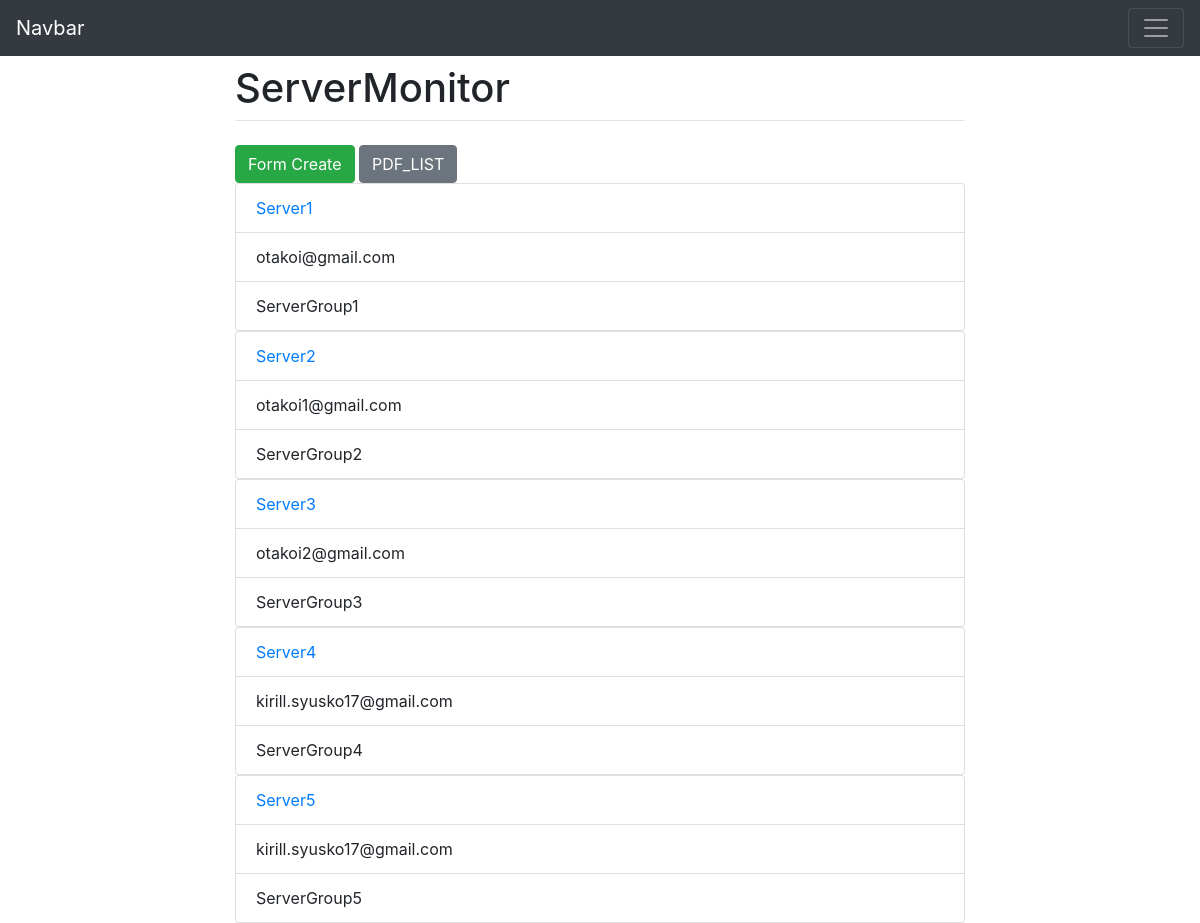
The page / on the database its author committed.
### comments/models.py (models this page shows, shortened)
class ServMonitor(models.Model):
    name = models.CharField("Имя", max_length=150)
    time = models.TimeField()
    type = models.CharField("Тип оповещения", max_length=150)
    email = models.EmailField()
    group = models.CharField("Группа серверов", max_length=150)
    group_type = models.CharField("Тип группы серверов", max_length=150)
    gps = models.GenericIPAddressField()
    url = models.SlugField(max_length=160, unique=True, null=False)
    draft = models.BooleanField("Черновик", default=False)
    def get_absolute_url(self):
        return reverse("serv_mon_detail", kwargs={"slug": self.url})

### comments/views.py (the view)
# urls.py: path("", views.ServMonView.as_view(), name='serv_mon_list'),
class ServMonView(ListView):
    model = ServMonitor
    queryset = ServMonitor.objects.filter(draft=False)

### comments/templates/comments/servmonitor_list.html
{% extends 'comments/base.html' %}
{% block content %}
  <a href="{% url 'serv_mon_add' %}" class='btn btn-success'>Form Create </a>
  <a href="{% url 'pdf_list' %}"class='btn btn-secondary'>PDF_LIST</a>
  {% for servmonitor in servmonitor_list %}
    <div class="otakoi">
      <ul class="list-group">
        <a href="{{ servmonitor.get_absolute_url }}" class="list-group-item">{{ servmonitor.name }}</a>
        <li class="list-group-item">{{ servmonitor.email}}</li>
        <li class="list-group-item">{{ servmonitor.group }}</li>
      </ul>
    </div>
  {% endfor %}
{% endblock content%}

### comments/templates/comments/base.html (shortened to what this page needs)
<!DOCTYPE html>
<html lang="en" dir="ltr">
  <head>
    <link rel="stylesheet" href="https://stackpath.bootstrapcdn.com/bootstrap/4.1.3/css/bootstrap.min.css">
  </head>
  <body>
    {% include 'include/header.html' %}
    <div class="container">
      <div class="row justify-content-center">
        <div class="col-8">
          <h1 class="mt-2">ServerMonitor</h1>
          <hr class="mt-0 mb-4">
          {% block content %}
          {% endblock content %}
        </div>
      </div>
    </div>
  </body>
</html>

### comments/templates/include/header.html (shortened to what this page needs)
<nav class="navbar navbar-dark bg-dark">
  <a class="navbar-brand" href="#">Navbar</a>
  <button class="navbar-toggler" type="button" data-toggle="collapse" data-target="#navbarSupportedContent" aria-controls="navbarSupportedContent" aria-expanded="false" aria-label="Toggle navigation">
    <span class="navbar-toggler-icon"></span>
  </button>
</nav>

### rows shown on the page
ServMonitor: name "Server1", email "otakoi@gmail.com", group "ServerGroup1"
ServMonitor: name "Server2", email "otakoi1@gmail.com", group "ServerGroup2"
ServMonitor: name "Server3", email "otakoi2@gmail.com", group "ServerGroup3"
ServMonitor: name "Server4", email "kirill.syusko17@gmail.com", group "ServerGroup4"
ServMonitor: name "Server5", email "kirill.syusko17@gmail.com", group "ServerGroup5"
